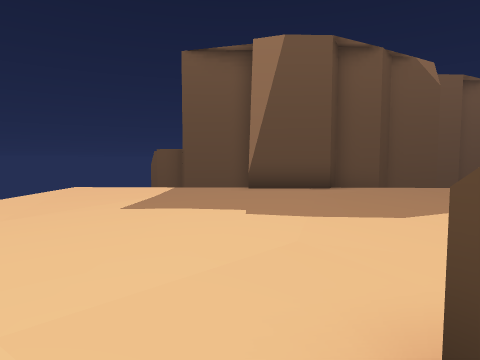
view 1 (above)

24 first-person views from a walk through a Unity game level. The camera is 1.5 m above the floor, tilts 4° down and sees 75° across. The floor is counted in squares, 2 m on a side. Each view is taken from the middle of a square. On the plan, view 1 faces up. The plan holds only what a view shows up to about 10 squares ahead; the rest is blank. The place goes on beyond the plan. The player is left out. Some surface patterns are stand-ins.

view 2
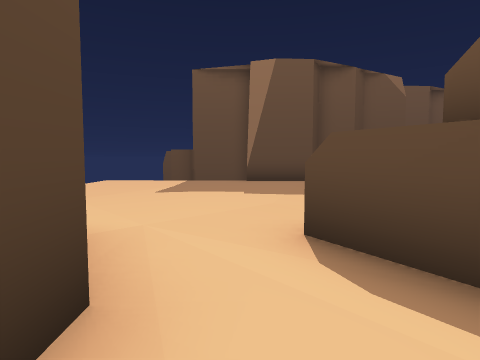

view 3
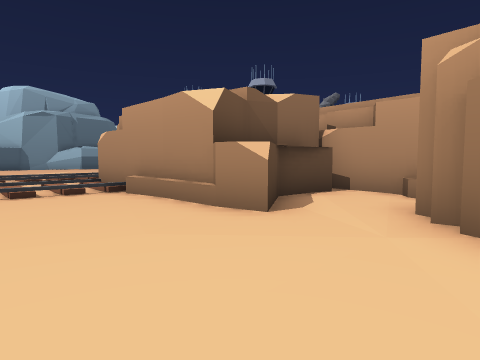

view 4
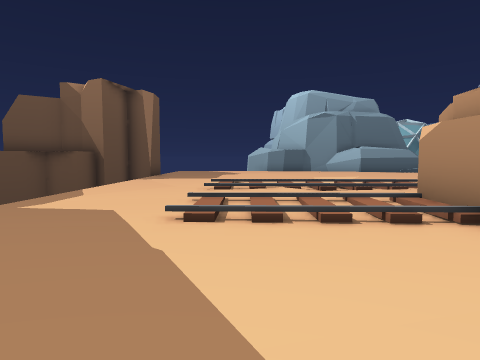

view 5
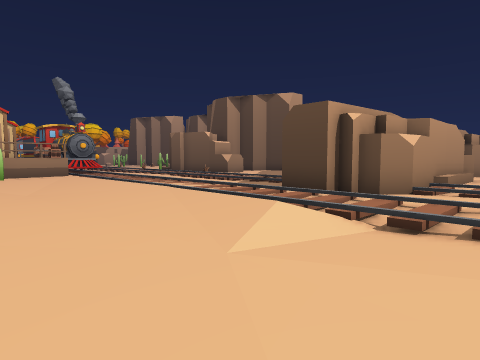

view 6
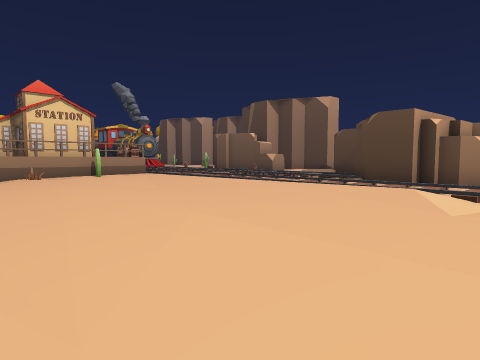

view 7
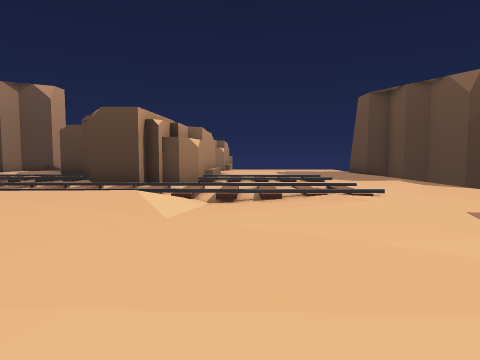

view 8
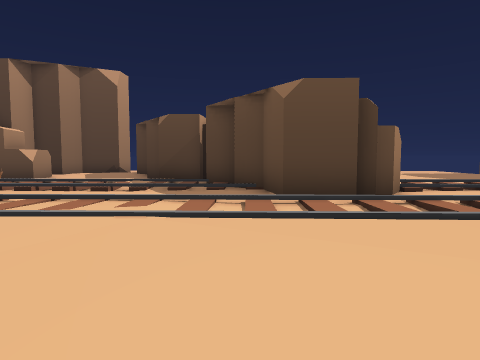

view 9
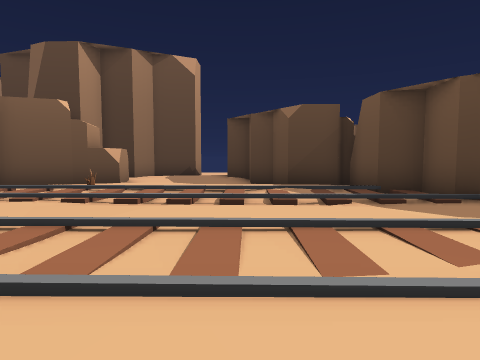

view 10
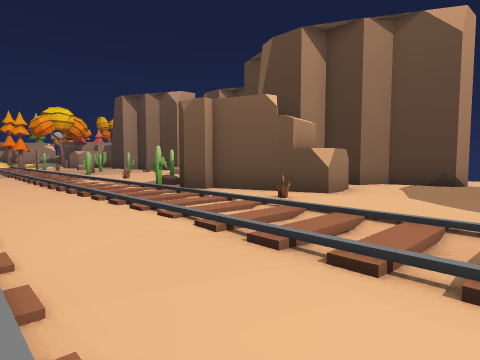

view 11
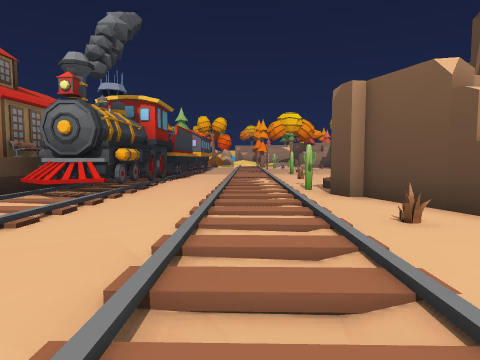

view 12
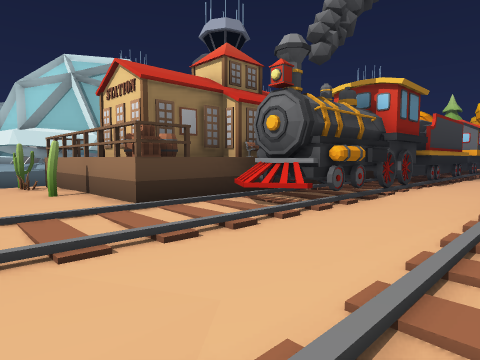

view 13
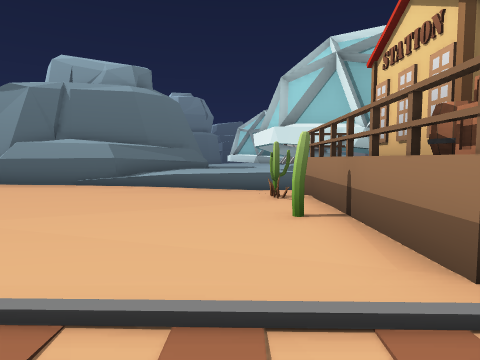

view 14
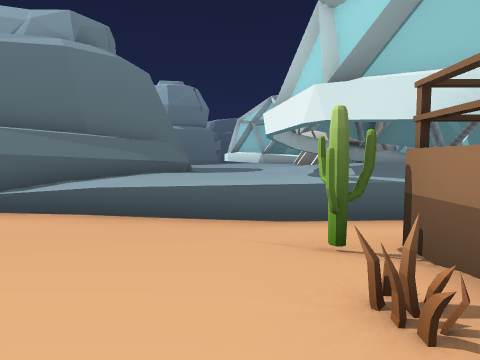

view 15
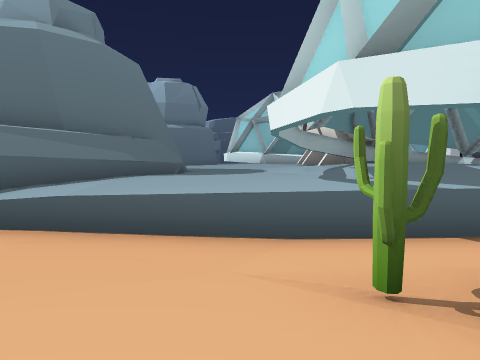

view 16
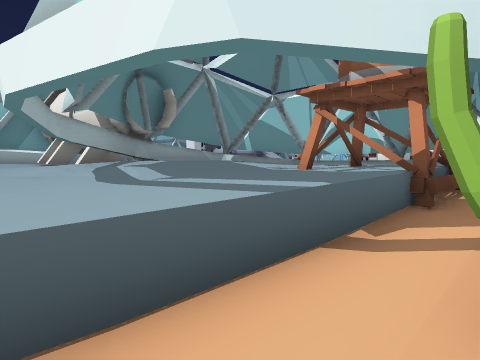

view 17
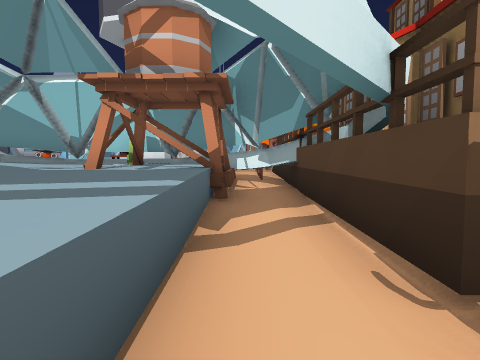

view 18
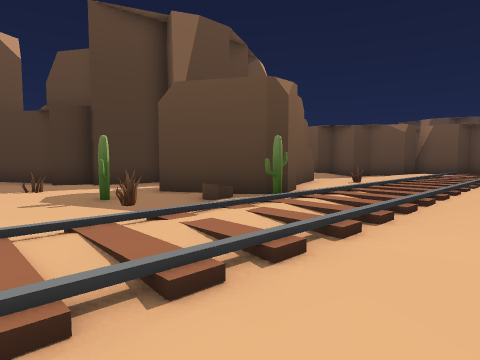

view 19
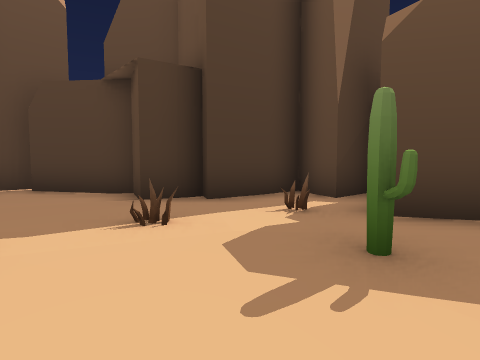

view 20
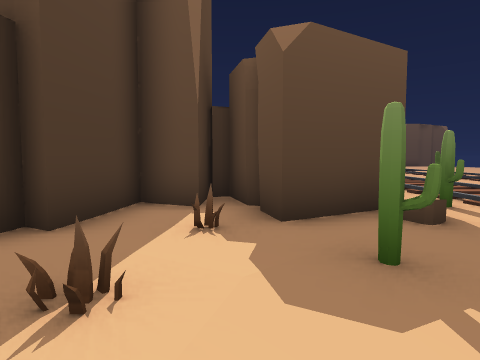

view 21
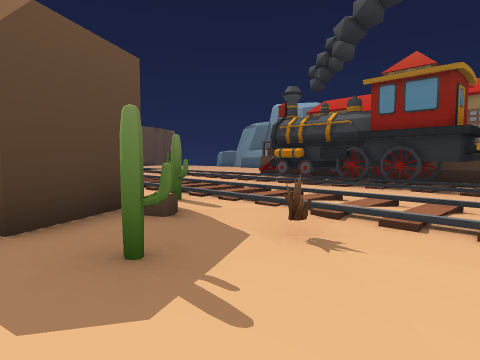

view 22
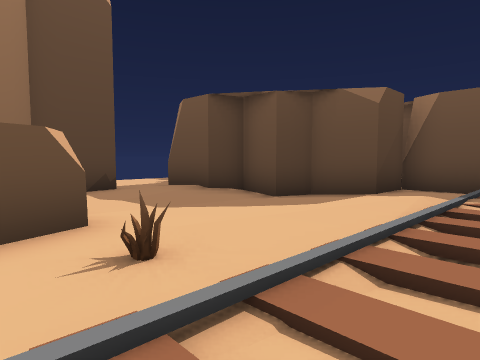

view 23
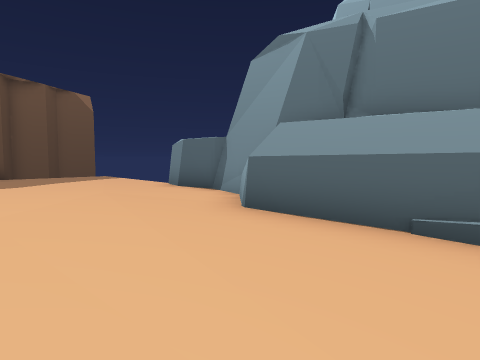

view 24
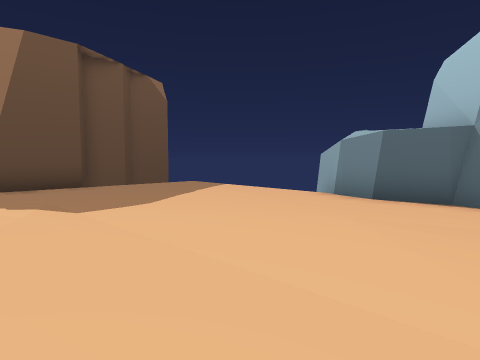

### Floor plan
Key: @ floor where view 1 was taken; # wall or solid block; x gap in a wall; . main floor; : floor 0.25 m higher than the main floor; - floor 0.25 m lower than the main floor; + floor 0.5 m higher than the main floor; * floor 0.75 m higher than the main floor; % floor 1 m higher than the main floor; / step, stairs or slope; ^ raised ledge; O other object.
Columns run from 5 left of view 1 to 29 right of it. Each row starts with its distance up from view 1.
  9    ########
  8  .....##....        ##x#
  7  ................   ......
  6  ---..............  ......
  5  ---....../././...........
  4   -.......///./...../.....
  3   -.......///.///..:/.....#
  2    .......///////..:/....##
  1    #..##^^/////////.:....#
  0    ##@#   ###.///:..:....#
 -1     #..#     #///:.......#
 -2      ..#    ##///.......##
 -3      #######../.:.......#
 -4         ###.../.:.......#
 -5         #./././.:.-.....#
 -6      ####:///./.:/-.....^#
 -7   ..##/-/:///./.:/-....-+^##
 -8   ...:/-/:///./.:..-...-***###
 -9   ##../...///./.:.....--*******
-10    ##./...//../.:.....--*******
-11     #.##.O/.../.:.O.O.O-***#***
-12     # ##..//../.OO#####-****##%  *%
-13      ####.//..##  #####-****%######
-14      ####.//..#O  # ###-****%##
-15     ##.##O//..O# O# ###//**%%#
-16    ##..# .//..## #   #####*%%#
-17  ###..O.-///..O      #####*%##
-18 ##-..O.O-O//..O#      ####O##
-19 #.-.....-///..x^      O.
-20     ...---//..#O      ..

Positions as (right, up) in squares from view 1, and headings:
1: (0, 0), facing up
2: (0, -2), facing up
3: (-2, 4), facing down-right
4: (1, 4), facing right
5: (15, 3), facing down-left
6: (18, 2), facing down-left
7: (17, 2), facing left
8: (14, -3), facing left
9: (12, -7), facing left
10: (9, -7), facing down-left
11: (6, -7), facing down
12: (6, -9), facing down-right
13: (9, -10), facing right
14: (14, -10), facing right
15: (15, -10), facing right
16: (17, -10), facing down-right
17: (18, -10), facing down
18: (8, -20), facing up-left
19: (3, -20), facing up-left
20: (1, -20), facing up
21: (1, -20), facing up-right
22: (6, -12), facing up-left
23: (15, -6), facing up-right
24: (14, -1), facing up-right
